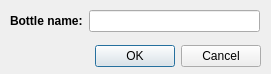
<?xml version="1.0" encoding="UTF-8"?>
<ui version="4.0">
 <class>WBRename</class>
 <widget class="QDialog" name="WBRename">
  <property name="geometry">
   <rect>
    <x>0</x>
    <y>0</y>
    <width>271</width>
    <height>74</height>
   </rect>
  </property>
  <property name="windowTitle">
   <string>Rename bottle</string>
  </property>
  <widget class="QDialogButtonBox" name="buttonBox">
   <property name="geometry">
    <rect>
     <x>90</x>
     <y>40</y>
     <width>171</width>
     <height>32</height>
    </rect>
   </property>
   <property name="orientation">
    <enum>Qt::Horizontal</enum>
   </property>
   <property name="standardButtons">
    <set>QDialogButtonBox::Cancel|QDialogButtonBox::Ok</set>
   </property>
  </widget>
  <widget class="QWidget" name="">
   <property name="geometry">
    <rect>
     <x>10</x>
     <y>10</y>
     <width>250</width>
     <height>25</height>
    </rect>
   </property>
   <layout class="QFormLayout" name="formLayout">
    <item row="0" column="0">
     <widget class="QLabel" name="label_bottleName">
      <property name="font">
       <font>
        <weight>75</weight>
        <bold>true</bold>
       </font>
      </property>
      <property name="text">
       <string>Bottle name:</string>
      </property>
     </widget>
    </item>
    <item row="0" column="1">
     <widget class="QLineEdit" name="bottleName"/>
    </item>
   </layout>
  </widget>
 </widget>
 <resources/>
 <connections>
  <connection>
   <sender>buttonBox</sender>
   <signal>accepted()</signal>
   <receiver>WBRename</receiver>
   <slot>accept()</slot>
   <hints>
    <hint type="sourcelabel">
     <x>248</x>
     <y>254</y>
    </hint>
    <hint type="destinationlabel">
     <x>157</x>
     <y>274</y>
    </hint>
   </hints>
  </connection>
  <connection>
   <sender>buttonBox</sender>
   <signal>rejected()</signal>
   <receiver>WBRename</receiver>
   <slot>reject()</slot>
   <hints>
    <hint type="sourcelabel">
     <x>316</x>
     <y>260</y>
    </hint>
    <hint type="destinationlabel">
     <x>286</x>
     <y>274</y>
    </hint>
   </hints>
  </connection>
 </connections>
</ui>
